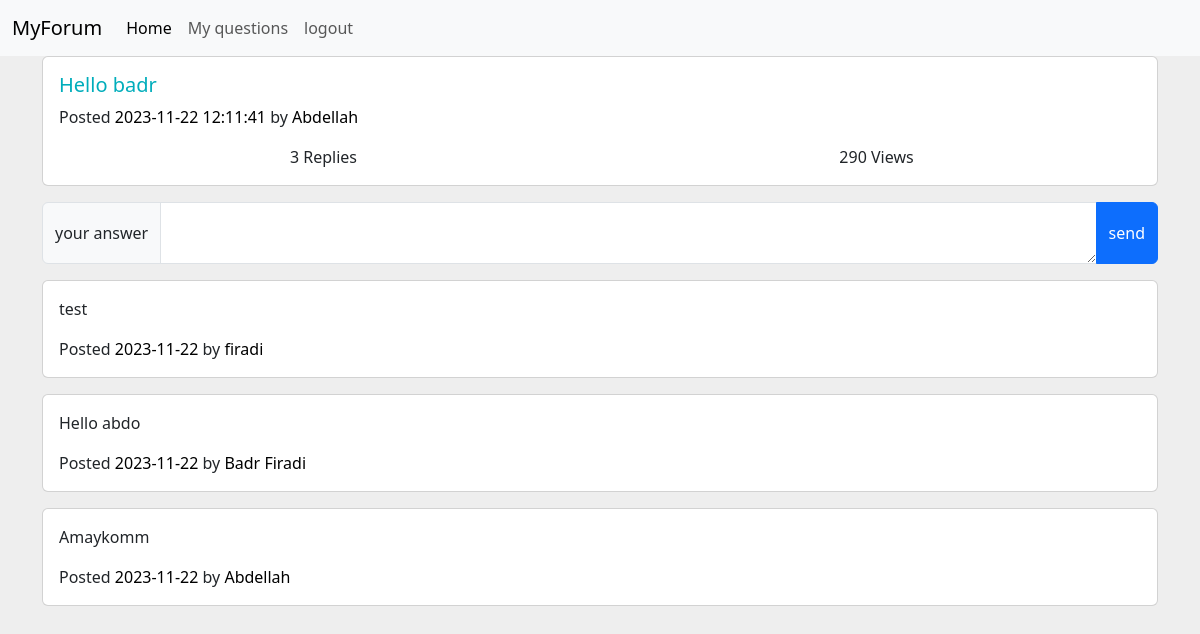
Page /index.php?action=question&id=15 (signed in) on the committed database.
### tables this page shows
CREATE TABLE `questions` (
  `id` int(11) NOT NULL,
  `user_id` int(11) NOT NULL,
  `question` varchar(600) NOT NULL,
  `date` datetime NOT NULL
);

CREATE TABLE `users` (
  `id` int(11) NOT NULL,
  `nom` varchar(30) NOT NULL,
  `email` varchar(50) NOT NULL,
  `password` varchar(300) NOT NULL
);

CREATE TABLE `reponses` (
  `id` int(11) NOT NULL,
  `user_id` int(11) NOT NULL,
  `question_id` int(11) NOT NULL,
  `response` varchar(2500) NOT NULL,
  `date` date NOT NULL
);

### controllers/viewsController.php (called while the page is built, shortened)
<?php
include_once 'models/db.php';
function nameById($id){
    return getUserNameById($id);
}
function questionAction(){
    $id=$_GET['id'];
    $question = getQuetionById($id);
    $answers= getAnswers($id);
    require_once 'views/question.php';
}
function getNumOfResponse($id){
    return getNumberOfAnswers($id);
}
?>

### models/db.php (called while the page is built, shortened)
<?php
function databaseConnection(){
    return $pdo = new PDO("mysql: host=localhost; dbname=forum;","root", '');
}
function getUserNameById($userId){
    $pdo = databaseConnection();
    $requet = $pdo->prepare("SELECT nom FROM `users` WHERE id = ?");
    $requet->execute([$userId]);
    $nom = $requet->fetchAll(PDO::FETCH_OBJ);
    return $nom[0]->nom;
}
function getQuetionById($question_id) {
    $pdo = databaseConnection();
    $requet = $pdo->prepare("SELECT * FROM `questions` WHERE `id`=?");
    $requet->execute([$question_id]);
    $questions = $requet->fetchAll(PDO::FETCH_OBJ);
    return $questions[0];
}
function getNumberOfAnswers($question_id){
    $pdo = databaseConnection();
    $requet = $pdo->prepare("SELECT count(*) FROM `reponses` WHERE question_id = ?");
    $requet->execute([$question_id]);
    $reponses = $requet->fetchColumn();
    return $reponses;
}
function getAnswers($question_id){
    $pdo = databaseConnection();
    $requet = $pdo->prepare("SELECT * FROM `reponses` WHERE question_id = ?  ORDER BY `reponses`.`id` DESC");
    $requet->execute([$question_id]);
    $reponses = $requet->fetchAll();
    return $reponses;
}
?>

### views/question.php (the view, shortened to what this page needs)
    <div class="row">
        <div class="col-lg-12 mb-3">
            <div class="card mb-3">
                <div class="card-body">
                    <h5 class="card-title">
                        <a href="#" class="text-primary"><?=$question->question?></a>
                    </h5>
                    <p class="card-text text-sm">
                        <span class="op-6">Posted</span>
                        <a class="text-black" href="#"><?=$question->date?></a>
                        <span class="op-6"> by</span>
                        <a class="text-black" href="#"><?= nameById($question->user_id)?></a>
                    </p>
                    <div class="row text-center op-7">
                        <div class="col px-1">
                            <span class="d-block text-sm"><?= getNumOfResponse($question->id)?> Replies</span>
                        </div>
                        <div class="col px-1">
                            <span class="d-block text-sm">290 Views</span>
                        </div>
                    </div>
                </div>
            </div>
            <form action="controllers/addResponse.php?question=<?=$question->id?>" method="POST">
                <div class="input-group mb-3 mt-3">
                    <span class="input-group-text">your answer</span>
                    <textarea class="form-control" aria-label="With textarea" name="response" required></textarea>
                    <button class="btn btn-primary" type="submit" name="btnresponse">send</button>
                </div>
            </form>
            <?php
            foreach ($answers as $answer):
            ?>
                <div class="card mb-3">
                    <div class="card-body">
                        <p class="card-text"><?= $answer['response'] ?></p>
                        <p class="card-text text-sm">
                            <span class="op-6">Posted</span>
                            <a class="text-black" href="#"><?= $answer['date'] ?></a>
                            <span class="op-6"> by</span>
                            <a class="text-black" href="#"><?= nameById($answer['user_id']) ?></a>
                        </p>
                    </div>
                </div>
            <?php endforeach; ?>
        </div>
    </div>
<?php include_once 'layouts/layout.php'?>

### views/question.php (style rules this page uses)
body { margin-top: 20px; background: #eee; color: #708090; }
a { text-decoration: none; }
.text-primary, a.text-primary:focus, a.text-primary:hover { color: #00ADBB!important; }
.text-black, .text-hover-black:hover { color: #000 !important; }

### rows in the picture
questions: question "Hello badr", date "2023-11-22 12:11:41", user.nom "Abdellah"
reponses: response "test", date "2023-11-22", user.nom "firadi"
reponses: response "Hello abdo", date "2023-11-22", user.nom "Badr Firadi"
reponses: response "Amaykomm", date "2023-11-22", user.nom "Abdellah"

### other values in the picture
getNumOfResponse($question->id) "3"
